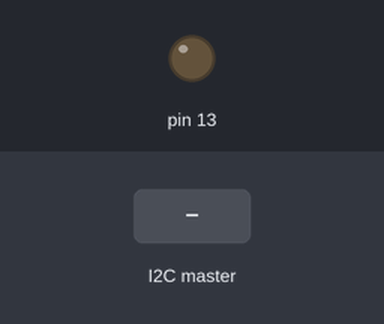
Bench run of a sketch on a simulated Arduino Uno, built with avr-gcc and run on an emulated ATmega328P. On the bench: output pins drawn as LEDs (lit = HIGH). The test bench sets the inputs (shaded band).

Above: at 1.2 s.
1.3 s: the I2C master sends the byte 1
At 2.3 s:
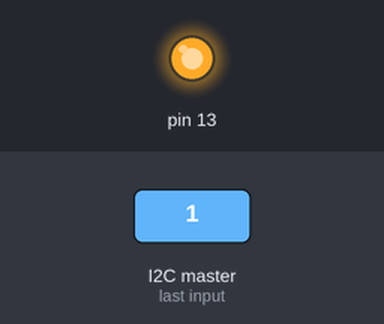
2.8 s: the I2C master sends the byte 0
At 3.5 s:
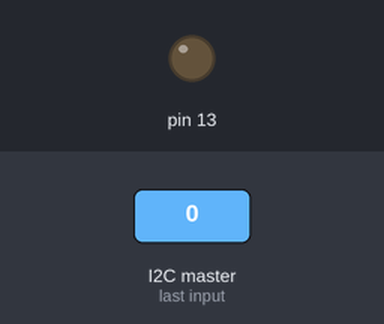
Timing chart, 0 to 5.8 s (numbered marks = the images above; inputs shaded):
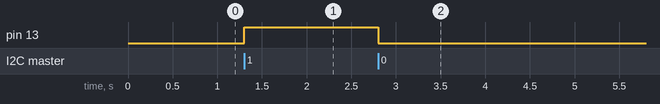

The sketch:

A004_I2C_Client.ino
```cpp
/*
10.4 - Client I2C
*/

//includo la libreria
#include <Wire.h>

//indirizzo 123 decimale del client
#define I2C_ADDR 0x7B

//variabile conteggio
uint8_t count = 0;

void setup() {
  //preparo la seriale
  Serial.begin(115200);
  //inizializzo il client con il suo indirizzo
  Wire.begin(I2C_ADDR);
  //hookup funzione di risposta
  Wire.onRequest(inviaRisposta);
  //hookup funzione di ricezione dati da Master
  Wire.onReceive(riceviDati);
  //imposto il led sul pin 13
  pinMode(13, OUTPUT);
}

void loop() {}

//invia risposta al master
void inviaRisposta() {
  //un codice fisso
  Wire.write(0x01);
  //la variabile count
  Wire.write(count%255);
  //aumento il conteggio
  count++;
}

//ricevi i dati dal master
void riceviDati(int num_bytes) {
  if (num_bytes == 1) {
    int cmd = Wire.read();
    //accendo/spengo il LED
    if (cmd == 0) digitalWrite(13, LOW);
    else if (cmd == 1) digitalWrite(13, HIGH);
  }
}
```

Measured:
- after the input at 1.3 s, pin 13: LOW → HIGH at once
- after the input at 2.8 s, pin 13: HIGH → LOW at once
